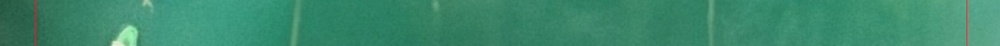
#> input picture images/IMG_4790.jpg, 1000 x 46 px, shrunk from 1674 x 77 before the run; its folder holds only this picture in this run
$ python image_analysis.py
#> lines starting #> are read from the running program, lines starting #| are printed output that depends on the picture; after the words box and inside, x2 and y2 are one past the last pixel; in counts of white or black regions, pixels touching at a corner belong together; long printed decimals are rounded
# -*- coding: utf-8 -*-
"""
Created on Sun Apr 28 19:08:10 2024

@author: amber
part code sourced from: https://stackoverflow.com/questions/30331944/finding-red-color-in-image-using-python-opencv
"""

import cv2
import numpy as np
import os

directory = 'images'
radii = []

for filename in os.listdir(directory):
    #get filename
    f = os.path.join(directory, filename)
    #checking if f is a file
    if os.path.isfile(f):
        #apply mask to file
        img=cv2.imread(f)
#> img is the input picture: shape (46, 1000, 3); mean B, G, R 108.8, 137.8, 59
        img_hsv=cv2.cvtColor(img, cv2.COLOR_BGR2HSV)
#> img_hsv: shape (46, 1000, 3); mean H, S, V 78.6, 146.9, 137.9
        # lower mask (0-10)
        lower_red = np.array([0,50,50])
        upper_red = np.array([50,255,255])
        mask0 = cv2.inRange(img_hsv, lower_red, upper_red)
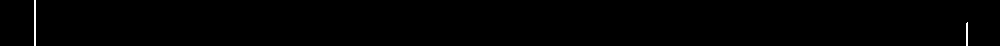
#> mask0: shape (46, 1000); 0.3% white in thin lines or dots
        # upper mask (170-180)
        lower_red = np.array([130,50,50])
        upper_red = np.array([230,255,255])
        mask1 = cv2.inRange(img_hsv, lower_red, upper_red)
#> mask1: shape (46, 1000); every value is 0
        #join the two masks
        mask = mask0+mask1
        #output mask as image, translate to greyscale
        output_hsv = img_hsv.copy()
        output_hsv[np.where(mask==0)] = 0
#> output_hsv: shape (46, 1000, 3); mean H, S, V 0, 0.2, 0.3
        rgb_img = cv2.cvtColor(output_hsv, cv2.COLOR_HSV2RGB)
        grey_img = cv2.cvtColor(rgb_img, cv2.COLOR_RGB2GRAY)
        #get brightnesses of all pixels in first row
        first_row = grey_img[0, :]
#> first_row = 1000 values, max 90 at index 35, min 0 at index 0, mean 0.178
        bright_list = []
        #add all pixel indices where brightness is > 0 to a list.
        for i, value in enumerate(first_row):
            if value != 0:
                bright_list.append(i)
#> this loop made 1000 passes
#> value on passes 1 to 3: 0, 0, 0
#> after the loop, bright_list = [34, 35]
       #find the distance between the start of the first peak and end of the second peak in pixels
        pixel_distance = bright_list[len(bright_list) - 1] - bright_list[0]
#> pixel_distance = 1
        #use predetermined pixel scale of 150 px/cm to get a real diameter of the circle
    diameter = pixel_distance * 1/150
#> diameter = 0.00667
    #append the radius of each circle to a list
    radii.append(diameter / 2)
#print the list of radii for each image, going from IMG_4790 -> IMG_4805
print(radii)
#| [0.003333]


$ run again, on images/IMG_4794.jpg
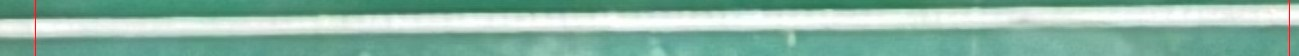
#> input picture images/IMG_4794.jpg, 1299 x 56 px
#> img is the input picture: shape (56, 1299, 3); mean B, G, R 165.4, 181.1, 138
#> img_hsv: shape (56, 1299, 3); mean H, S, V 77, 70.6, 181.4
#> `mask0 = cv2.inRange(img_hsv, lower_red, upper_red)`:
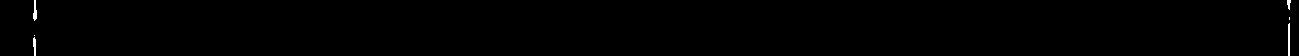
#> mask0: shape (56, 1299); 0.27% white in thin lines or dots
#> mask1: shape (56, 1299); 0.08% white in thin lines or dots, all inside (x1, y1, x2, y2) = (34, 9, 1290, 39)
#> `mask = mask0+mask1`:
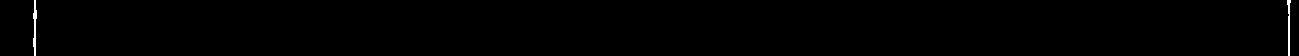
#> mask: shape (56, 1299); 0.35% white in thin lines or dots
#> output_hsv: shape (56, 1299, 3); mean H, S, V 0.1, 0.4, 0.6
#> first_row = 1299 values, max 121 at index 34, min 0 at index 0, mean 0.48
#> the loop `for i, value in enumerate(first_row):` made 1299 passes
#> value on passes 1 to 3: 0, 0, 0
#> after the loop `for i, value in enumerate(first_row):`: bright_list = [34, 35, 1287, 1288, 1289, 1290]
#> pixel_distance = 1256
#> diameter = 8.37
#| [4.187]

$ run again, on images/IMG_4791.jpg
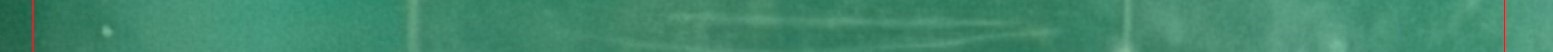
#> input picture images/IMG_4791.jpg, 1553 x 52 px
#> img is the input picture: shape (52, 1553, 3); mean B, G, R 108.7, 137.4, 66.3
#> img_hsv: shape (52, 1553, 3); mean H, S, V 77.5, 133.2, 137.6
#> `mask0 = cv2.inRange(img_hsv, lower_red, upper_red)`:
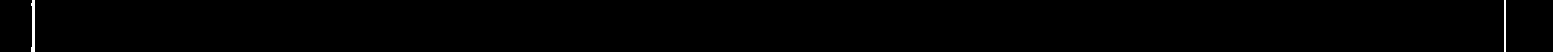
#> mask0: shape (52, 1553); 0.33% white; 2 white regions, box (x1, y1, x2, y2) and area: (31, 0, 35, 52) 164, (1504, 0, 1506, 52) 104
#> mask1: shape (52, 1553); every value is 0
#> output_hsv: shape (52, 1553, 3); mean H, S, V 0, 0.4, 0.4
#> first_row = 1553 values, max 124 at index 1505, min 0 at index 0, mean 0.31
#> the loop `for i, value in enumerate(first_row):` made 1553 passes
#> value on passes 1 to 3: 0, 0, 0
#> after the loop `for i, value in enumerate(first_row):`: bright_list = [32, 33, 34, 1504, 1505]
#> pixel_distance = 1473
#> diameter = 9.82
#| [4.91]
